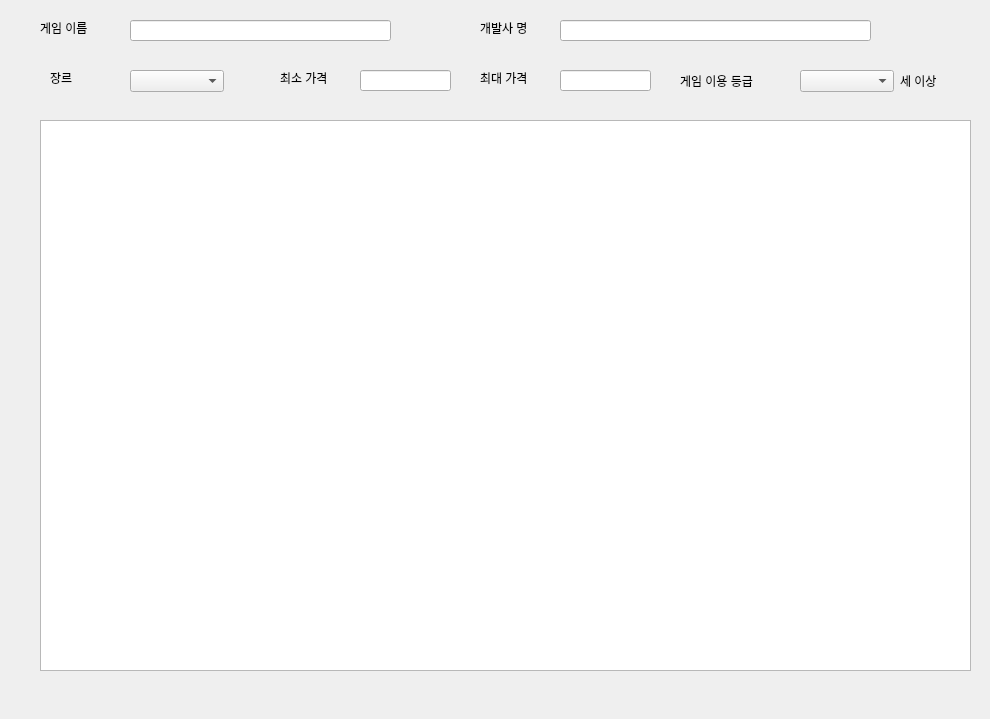
<?xml version="1.0" encoding="UTF-8"?>
<ui version="4.0">
 <class>Dialog</class>
 <widget class="QDialog" name="Dialog">
  <property name="geometry">
   <rect>
    <x>0</x>
    <y>0</y>
    <width>990</width>
    <height>719</height>
   </rect>
  </property>
  <property name="windowTitle">
   <string>Dialog</string>
  </property>
  <widget class="QLineEdit" name="gamename">
   <property name="geometry">
    <rect>
     <x>130</x>
     <y>20</y>
     <width>261</width>
     <height>21</height>
    </rect>
   </property>
  </widget>
  <widget class="QLabel" name="label">
   <property name="geometry">
    <rect>
     <x>40</x>
     <y>20</y>
     <width>64</width>
     <height>15</height>
    </rect>
   </property>
   <property name="text">
    <string>게임 이름</string>
   </property>
  </widget>
  <widget class="QTableView" name="tableView">
   <property name="geometry">
    <rect>
     <x>40</x>
     <y>120</y>
     <width>931</width>
     <height>551</height>
    </rect>
   </property>
  </widget>
  <widget class="QComboBox" name="gerne">
   <property name="geometry">
    <rect>
     <x>130</x>
     <y>70</y>
     <width>94</width>
     <height>22</height>
    </rect>
   </property>
  </widget>
  <widget class="QLabel" name="label_2">
   <property name="geometry">
    <rect>
     <x>40</x>
     <y>70</y>
     <width>64</width>
     <height>15</height>
    </rect>
   </property>
   <property name="text">
    <string/>
   </property>
  </widget>
  <widget class="QLabel" name="label_3">
   <property name="geometry">
    <rect>
     <x>480</x>
     <y>20</y>
     <width>64</width>
     <height>15</height>
    </rect>
   </property>
   <property name="text">
    <string>개발사 명</string>
   </property>
  </widget>
  <widget class="QLineEdit" name="developer">
   <property name="geometry">
    <rect>
     <x>560</x>
     <y>20</y>
     <width>311</width>
     <height>21</height>
    </rect>
   </property>
   <property name="text">
    <string/>
   </property>
  </widget>
  <widget class="QLabel" name="label_4">
   <property name="geometry">
    <rect>
     <x>50</x>
     <y>70</y>
     <width>64</width>
     <height>15</height>
    </rect>
   </property>
   <property name="text">
    <string>장르</string>
   </property>
  </widget>
  <widget class="QLabel" name="label_5">
   <property name="geometry">
    <rect>
     <x>280</x>
     <y>70</y>
     <width>64</width>
     <height>15</height>
    </rect>
   </property>
   <property name="text">
    <string>최소 가격</string>
   </property>
  </widget>
  <widget class="QLabel" name="label_6">
   <property name="geometry">
    <rect>
     <x>480</x>
     <y>70</y>
     <width>64</width>
     <height>15</height>
    </rect>
   </property>
   <property name="text">
    <string>최대 가격</string>
   </property>
  </widget>
  <widget class="QLineEdit" name="minprice">
   <property name="geometry">
    <rect>
     <x>360</x>
     <y>70</y>
     <width>91</width>
     <height>21</height>
    </rect>
   </property>
  </widget>
  <widget class="QLineEdit" name="maxprice">
   <property name="geometry">
    <rect>
     <x>560</x>
     <y>70</y>
     <width>91</width>
     <height>21</height>
    </rect>
   </property>
  </widget>
  <widget class="QLabel" name="label_7">
   <property name="geometry">
    <rect>
     <x>680</x>
     <y>70</y>
     <width>131</width>
     <height>21</height>
    </rect>
   </property>
   <property name="text">
    <string>게임 이용 등급</string>
   </property>
  </widget>
  <widget class="QComboBox" name="age">
   <property name="geometry">
    <rect>
     <x>800</x>
     <y>70</y>
     <width>94</width>
     <height>22</height>
    </rect>
   </property>
  </widget>
  <widget class="QLabel" name="label_8">
   <property name="geometry">
    <rect>
     <x>900</x>
     <y>70</y>
     <width>131</width>
     <height>21</height>
    </rect>
   </property>
   <property name="text">
    <string>세 이상</string>
   </property>
  </widget>
 </widget>
 <resources/>
 <connections/>
</ui>
